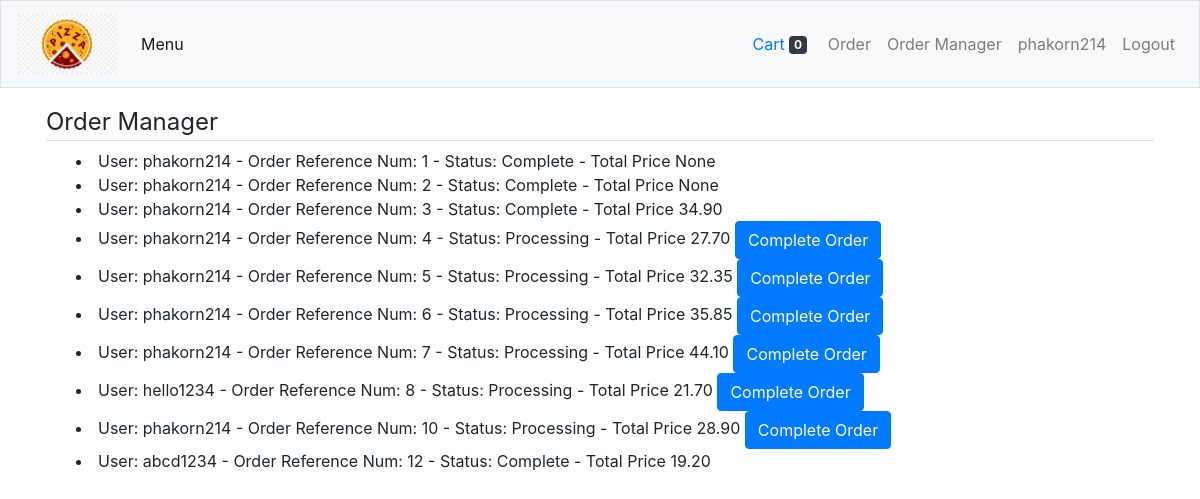
/orderManager (signed in), run on the app's committed database.
### orders/models.py (models this page shows, shortened)
class Order(models.Model):
    user = models.ForeignKey(User,on_delete=models.CASCADE)
    status = models.CharField(
        max_length=20,
        choices=STATUS
    )
    total_price = models.DecimalField(
            max_digits=5,
            decimal_places=2,
            help_text="Price in USD",
            null=True,
            blank=True
    )

### orders/views.py (the view)
# urls.py: path("orderManager", views.orderManager, name="orderManager"),
@login_required(login_url='/login/')
def orderManager(request):
    context = {
        "orders": Order.objects.all(),
    }
    return render(request, "orders/orderManager.html", context)

### orders/templates/orders/orderManager.html
{% extends "orders/layout.html" %}
{% block content %}
<legend class="border-bottom mb-12">Order Manager</legend>
<div class="container menu-container">
    <div class="col-md-12">
      {% for order in orders %}
        {% if order.status != "Ordering" %}
            <li>
                User: {{ order.user }}  - Order Reference Num: {{ order.id }} - Status: {{ order.status }}  - Total Price {{ order.total_price }}
                {% if order.status == "Processing" %}
                <form class="d-inline-block" method="get" action="{% url 'orderComplete' order.id %}">
                <button type="submit" class="btn btn-primary">
                    Complete Order
                </button>
                </form>
                {% endif %}
            </li>
        {% endif %}
      {% endfor %}
    </div>
</div>
{% endblock %}

### orders/templates/orders/layout.html (shortened to what this page needs)
{% load static %}
<!DOCTYPE html>
<html lang="en">
    <head>
        <link rel="stylesheet" type="text/css" media="screen" href="{% static 'bootstrap.min.css' %}" />
        <link rel="stylesheet" href="{% static 'style.css' %}">
    </head>
    <body>
            <nav class="navbar navbar-expand-lg navbar-light bg-light border">
                    <a class="navbar-brand" href="{% url 'index' %}">
                        <img src="{% static 'pizza.png' %}" width="100" height="60" alt="Pizza">
                    </a>
                    <div class="collapse navbar-collapse" id="navbarNavDropdown">
                    {% if user.is_authenticated %}
                      <ul class="navbar-nav">
                        <li class="nav-item active">
                          <a class="nav-link" href="{% url 'index' %}">Menu</a>
                        </li>
                      </ul>
                      <ul class="navbar-nav ml-auto">
                          <button type="button" class="btn btn-light">
                              <a href="{%url "cart" %}">
                                Cart
                              </a>
                              <span id="cart_badge" data-items="0" class="badge badge-dark">
                                0
                              </span>
                          </button>
                          <li class="nav-item"><a class="nav-link" href="{% url 'order' %}">Order</a></li>
                          {% if user.is_superuser %}
                          <li class="nav-item"><a class="nav-link" href="{% url 'orderManager' %}">Order Manager</a></li>
                          {% endif %}
                          <li class="nav-item"><a class="nav-link" href="#">{{ user.username }}</a></li>
                          <li class="nav-item"><a class="nav-link" href="{% url 'logout' %}">Logout</a></li>
                      </ul>
                    {% else %}
                        <ul class="navbar-nav ml-auto">
                            <li class="nav-item"><a class="nav-link" href="{% url 'register' %}">Register</a></li>
                            <li class="nav-item"><a class="nav-link" href="{% url 'login' %}">Login</a></li>
                        </ul>
                    {% endif %}
                    </div>
                  </nav>
    </body>
    <main class="container p-3">
        {% block content %}{% endblock %}
    </main>
</html>

### orders/static/style.css (style rules this page uses)
main { overflow-x: auto; }
.menu-container { display: flex; flex-direction: row; flex-wrap: wrap; justify-content: space-around; align-items: baseline; }

### data on the page
Order: user "phakorn214", id "1", status "Complete", total_price "None"
Order: user "phakorn214", id "2", status "Complete", total_price "None"
Order: user "phakorn214", id "3", status "Complete", total_price "34.90"
Order: user "phakorn214", id "4", status "Processing", total_price "27.70", shows "Complete Order"
Order: user "phakorn214", id "5", status "Processing", total_price "32.35", shows "Complete Order"
Order: user "phakorn214", id "6", status "Processing", total_price "35.85", shows "Complete Order"
Order: user "phakorn214", id "7", status "Processing", total_price "44.10", shows "Complete Order"
Order: user "hello1234", id "8", status "Processing", total_price "21.70", shows "Complete Order"
Order: user "phakorn214", id "10", status "Processing", total_price "28.90", shows "Complete Order"
Order: user "abcd1234", id "12", status "Complete", total_price "19.20"

### other printed values
{{ user.username }} "phakorn214"
